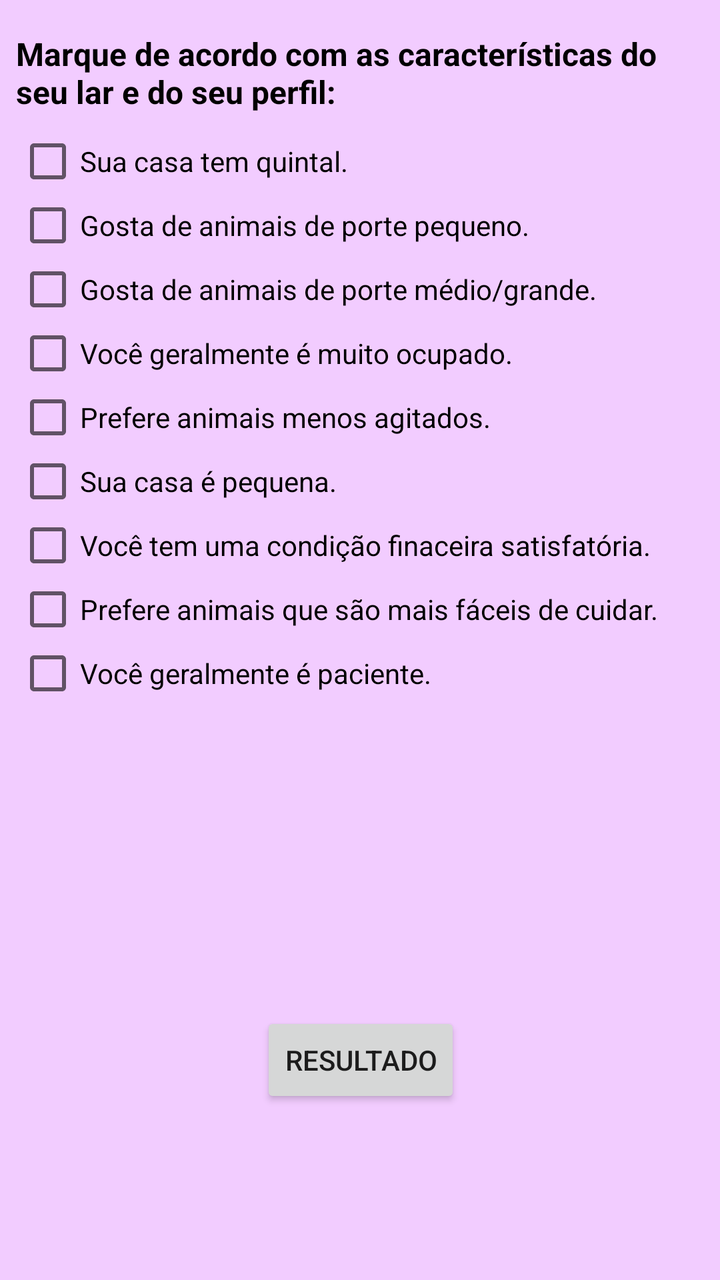
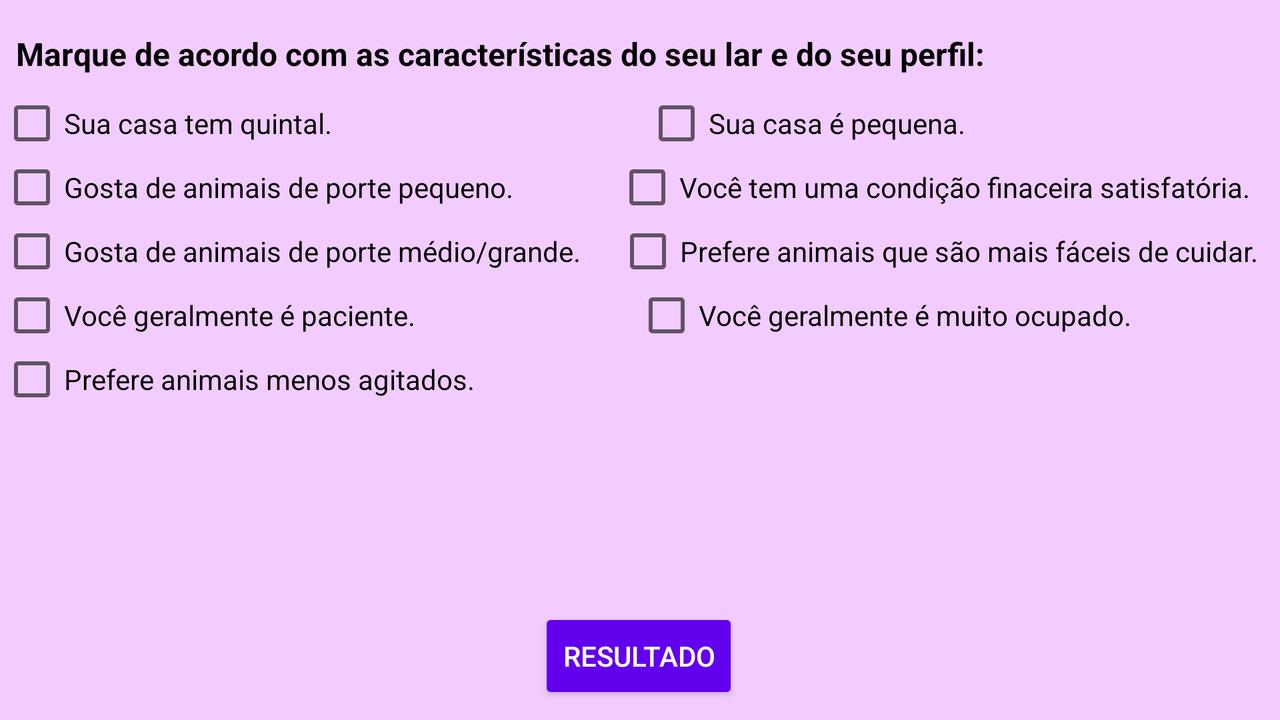

The same Android screen from two of the app's own layout files: first res/layout/ as a phone draws it, then the repository's variant for another configuration, drawn on a device whose configuration selects that folder. Both files follow.
<!-- AndroidManifest.xml: application theme Theme.Melapp -->
<!-- res/layout/activity_teste_auxiliar.xml -->
<?xml version="1.0" encoding="utf-8"?>
<androidx.constraintlayout.widget.ConstraintLayout xmlns:android="http://schemas.android.com/apk/res/android"
    xmlns:app="http://schemas.android.com/apk/res-auto"
    xmlns:tools="http://schemas.android.com/tools"
    android:layout_width="match_parent"
    android:layout_height="match_parent"
    android:background="#F2CCFF"
    tools:context=".TesteAuxiliarActivity">

    <TextView
        android:id="@+id/tvTesteAuxiliar"
        android:layout_width="0dp"
        android:layout_height="wrap_content"
        android:layout_marginStart="8dp"
        android:layout_marginTop="16dp"
        android:layout_marginEnd="8dp"
        android:text="Marque de acordo com as características do seu lar e do seu perfil:"
        android:textColor="#000000"
        android:textSize="16sp"
        android:textStyle="bold"
        app:layout_constraintEnd_toEndOf="parent"
        app:layout_constraintStart_toStartOf="parent"
        app:layout_constraintTop_toTopOf="parent" />

    <Button
        android:id="@+id/btnResultadoTeste"
        android:layout_width="wrap_content"
        android:layout_height="wrap_content"
        android:layout_marginStart="8dp"
        android:layout_marginEnd="8dp"
        android:layout_marginBottom="32dp"
        android:text="Resultado"
        app:layout_constraintBottom_toBottomOf="parent"
        app:layout_constraintEnd_toEndOf="parent"
        app:layout_constraintHorizontal_bias="0.501"
        app:layout_constraintStart_toStartOf="parent"
        app:layout_constraintTop_toBottomOf="@+id/cbAF9"
        app:layout_constraintVertical_bias="0.74" />

    <CheckBox
        android:id="@+id/cbAF1"
        android:layout_width="wrap_content"
        android:layout_height="wrap_content"
        android:layout_marginStart="8dp"
        android:layout_marginTop="8dp"
        android:layout_marginEnd="8dp"
        android:text="Sua casa tem quintal."
        app:layout_constraintEnd_toEndOf="parent"
        app:layout_constraintHorizontal_bias="0.0"
        app:layout_constraintStart_toStartOf="parent"
        app:layout_constraintTop_toBottomOf="@+id/tvTesteAuxiliar" />

    <CheckBox
        android:id="@+id/cbAF2"
        android:layout_width="wrap_content"
        android:layout_height="wrap_content"
        android:layout_marginStart="8dp"
        android:layout_marginEnd="8dp"
        android:text="Gosta de animais de porte pequeno."
        app:layout_constraintEnd_toEndOf="parent"
        app:layout_constraintHorizontal_bias="0.0"
        app:layout_constraintStart_toStartOf="parent"
        app:layout_constraintTop_toBottomOf="@+id/cbAF1" />

    <CheckBox
        android:id="@+id/cbAF3"
        android:layout_width="wrap_content"
        android:layout_height="wrap_content"
        android:layout_marginStart="8dp"
        android:layout_marginEnd="8dp"
        android:text="Gosta de animais de porte médio/grande."
        app:layout_constraintEnd_toEndOf="parent"
        app:layout_constraintHorizontal_bias="0.0"
        app:layout_constraintStart_toStartOf="parent"
        app:layout_constraintTop_toBottomOf="@+id/cbAF2" />

    <CheckBox
        android:id="@+id/cbAF4"
        android:layout_width="wrap_content"
        android:layout_height="wrap_content"
        android:layout_marginStart="8dp"
        android:layout_marginEnd="8dp"
        android:text="Você geralmente é muito ocupado."
        app:layout_constraintEnd_toEndOf="parent"
        app:layout_constraintHorizontal_bias="0.0"
        app:layout_constraintStart_toStartOf="parent"
        app:layout_constraintTop_toBottomOf="@+id/cbAF3" />

    <CheckBox
        android:id="@+id/cbAF5"
        android:layout_width="wrap_content"
        android:layout_height="wrap_content"
        android:layout_marginStart="8dp"
        android:layout_marginEnd="8dp"
        android:text="Prefere animais menos agitados."
        app:layout_constraintEnd_toEndOf="parent"
        app:layout_constraintHorizontal_bias="0.0"
        app:layout_constraintStart_toStartOf="parent"
        app:layout_constraintTop_toBottomOf="@+id/cbAF4" />

    <CheckBox
        android:id="@+id/cbAF6"
        android:layout_width="wrap_content"
        android:layout_height="wrap_content"
        android:layout_marginStart="8dp"
        android:layout_marginEnd="8dp"
        android:text="Sua casa é pequena."
        app:layout_constraintEnd_toEndOf="parent"
        app:layout_constraintHorizontal_bias="0.0"
        app:layout_constraintStart_toStartOf="parent"
        app:layout_constraintTop_toBottomOf="@+id/cbAF5" />

    <CheckBox
        android:id="@+id/cbAF7"
        android:layout_width="wrap_content"
        android:layout_height="wrap_content"
        android:layout_marginStart="8dp"
        android:layout_marginEnd="8dp"
        android:text="Você tem uma condição finaceira satisfatória."
        app:layout_constraintEnd_toEndOf="parent"
        app:layout_constraintHorizontal_bias="0.0"
        app:layout_constraintStart_toStartOf="parent"
        app:layout_constraintTop_toBottomOf="@+id/cbAF6" />

    <CheckBox
        android:id="@+id/cbAF8"
        android:layout_width="wrap_content"
        android:layout_height="wrap_content"
        android:layout_marginStart="8dp"
        android:layout_marginEnd="8dp"
        android:text="Prefere animais que são mais fáceis de cuidar."
        app:layout_constraintEnd_toEndOf="parent"
        app:layout_constraintHorizontal_bias="0.0"
        app:layout_constraintStart_toStartOf="parent"
        app:layout_constraintTop_toBottomOf="@+id/cbAF7" />

    <CheckBox
        android:id="@+id/cbAF9"
        android:layout_width="wrap_content"
        android:layout_height="wrap_content"
        android:layout_marginStart="8dp"
        android:layout_marginEnd="8dp"
        android:text="Você geralmente é paciente."
        app:layout_constraintEnd_toEndOf="parent"
        app:layout_constraintHorizontal_bias="0.0"
        app:layout_constraintStart_toStartOf="parent"
        app:layout_constraintTop_toBottomOf="@+id/cbAF8" />
</androidx.constraintlayout.widget.ConstraintLayout>
<!-- resources referenced by this layout -->
<resources>
  <style name="Theme.Melapp" parent="Theme.AppCompat.DayNight.DarkActionBar">
          
          <item name="colorPrimary">#673AB7</item>
          <item name="colorPrimaryVariant">#673AB7</item>
          <item name="colorOnPrimary">@color/white</item>
          
          <item name="colorSecondary">@color/teal_200</item>
          <item name="colorSecondaryVariant">@color/teal_700</item>
          <item name="colorOnSecondary">@color/black</item>
          
          <item name="android:statusBarColor" tools:targetApi="l">?attr/colorPrimaryVariant</item>
          
      </style>
  <color name="white">#FFFFFFFF</color>
  <color name="teal_200">#FF03DAC5</color>
  <color name="teal_700">#FF018786</color>
  <color name="black">#FF000000</color>
</resources>
<!-- res/layout-land/activity_teste_auxiliar.xml (the repository's variant of the layout above) -->
<!-- drawn on the phone turned sideways -->
<?xml version="1.0" encoding="utf-8"?>
<androidx.constraintlayout.widget.ConstraintLayout xmlns:android="http://schemas.android.com/apk/res/android"
    xmlns:app="http://schemas.android.com/apk/res-auto"
    xmlns:tools="http://schemas.android.com/tools"
    android:layout_width="match_parent"
    android:layout_height="match_parent"
    android:background="#F2CCFF"
    tools:context=".TesteAuxiliarActivity">

    <TextView
        android:id="@+id/tvTesteAuxiliar"
        android:layout_width="0dp"
        android:layout_height="wrap_content"
        android:layout_marginStart="8dp"
        android:layout_marginTop="16dp"
        android:layout_marginEnd="8dp"
        android:text="Marque de acordo com as características do seu lar e do seu perfil:"
        android:textColor="#000000"
        android:textSize="16sp"
        android:textStyle="bold"
        app:layout_constraintEnd_toEndOf="parent"
        app:layout_constraintStart_toStartOf="parent"
        app:layout_constraintTop_toTopOf="parent" />

    <Button
        android:id="@+id/btnResultadoTeste"
        android:layout_width="wrap_content"
        android:layout_height="wrap_content"
        android:layout_marginStart="8dp"
        android:layout_marginTop="8dp"
        android:layout_marginEnd="8dp"
        android:layout_marginBottom="8dp"
        android:backgroundTint="#6200EE"
        android:text="Resultado"
        android:textColor="#FFFFFF"
        app:layout_constraintBottom_toBottomOf="parent"
        app:layout_constraintEnd_toEndOf="parent"
        app:layout_constraintHorizontal_bias="0.499"
        app:layout_constraintStart_toStartOf="parent"
        app:layout_constraintTop_toBottomOf="@+id/cbAF4"
        app:layout_constraintVertical_bias="1.0" />

    <CheckBox
        android:id="@+id/cbAF1"
        android:layout_width="wrap_content"
        android:layout_height="wrap_content"
        android:layout_marginTop="8dp"
        android:text="Sua casa tem quintal."
        app:layout_constraintStart_toStartOf="parent"
        app:layout_constraintTop_toBottomOf="@+id/tvTesteAuxiliar" />

    <CheckBox
        android:id="@+id/cbAF2"
        android:layout_width="wrap_content"
        android:layout_height="wrap_content"
        android:text="Gosta de animais de porte pequeno."
        app:layout_constraintStart_toStartOf="parent"
        app:layout_constraintTop_toBottomOf="@+id/cbAF1" />

    <CheckBox
        android:id="@+id/cbAF3"
        android:layout_width="wrap_content"
        android:layout_height="wrap_content"
        android:text="Gosta de animais de porte médio/grande."
        app:layout_constraintStart_toStartOf="parent"
        app:layout_constraintTop_toBottomOf="@+id/cbAF2" />

    <CheckBox
        android:id="@+id/cbAF4"
        android:layout_width="wrap_content"
        android:layout_height="wrap_content"
        android:layout_marginEnd="8dp"
        android:layout_marginBottom="8dp"
        android:text="Você geralmente é muito ocupado."
        app:layout_constraintBottom_toBottomOf="parent"
        app:layout_constraintEnd_toEndOf="parent"
        app:layout_constraintHorizontal_bias="0.623"
        app:layout_constraintStart_toEndOf="@+id/cbAF9"
        app:layout_constraintTop_toBottomOf="@+id/cbAF8"
        app:layout_constraintVertical_bias="0.0" />

    <CheckBox
        android:id="@+id/cbAF5"
        android:layout_width="wrap_content"
        android:layout_height="wrap_content"
        android:layout_marginBottom="8dp"
        android:text="Prefere animais menos agitados."
        app:layout_constraintBottom_toTopOf="@+id/btnResultadoTeste"
        app:layout_constraintEnd_toEndOf="parent"
        app:layout_constraintHorizontal_bias="0.0"
        app:layout_constraintStart_toStartOf="parent"
        app:layout_constraintTop_toBottomOf="@+id/cbAF9"
        app:layout_constraintVertical_bias="0.0" />

    <CheckBox
        android:id="@+id/cbAF6"
        android:layout_width="wrap_content"
        android:layout_height="wrap_content"
        android:layout_marginTop="8dp"
        android:layout_marginEnd="8dp"
        android:text="Sua casa é pequena."
        app:layout_constraintEnd_toEndOf="parent"
        app:layout_constraintHorizontal_bias="0.511"
        app:layout_constraintStart_toEndOf="@+id/cbAF1"
        app:layout_constraintTop_toBottomOf="@+id/tvTesteAuxiliar" />

    <CheckBox
        android:id="@+id/cbAF7"
        android:layout_width="wrap_content"
        android:layout_height="wrap_content"
        android:layout_marginEnd="8dp"
        android:text="Você tem uma condição finaceira satisfatória."
        app:layout_constraintEnd_toEndOf="parent"
        app:layout_constraintHorizontal_bias="0.877"
        app:layout_constraintStart_toEndOf="@+id/cbAF2"
        app:layout_constraintTop_toBottomOf="@+id/cbAF6" />

    <CheckBox
        android:id="@+id/cbAF8"
        android:layout_width="wrap_content"
        android:layout_height="wrap_content"
        android:layout_marginEnd="8dp"
        android:text="Prefere animais que são mais fáceis de cuidar."
        app:layout_constraintEnd_toEndOf="parent"
        app:layout_constraintHorizontal_bias="0.864"
        app:layout_constraintStart_toEndOf="@+id/cbAF3"
        app:layout_constraintTop_toBottomOf="@+id/cbAF7" />

    <CheckBox
        android:id="@+id/cbAF9"
        android:layout_width="wrap_content"
        android:layout_height="wrap_content"
        android:text="Você geralmente é paciente."
        app:layout_constraintStart_toStartOf="parent"
        app:layout_constraintTop_toBottomOf="@+id/cbAF3" />
</androidx.constraintlayout.widget.ConstraintLayout>
